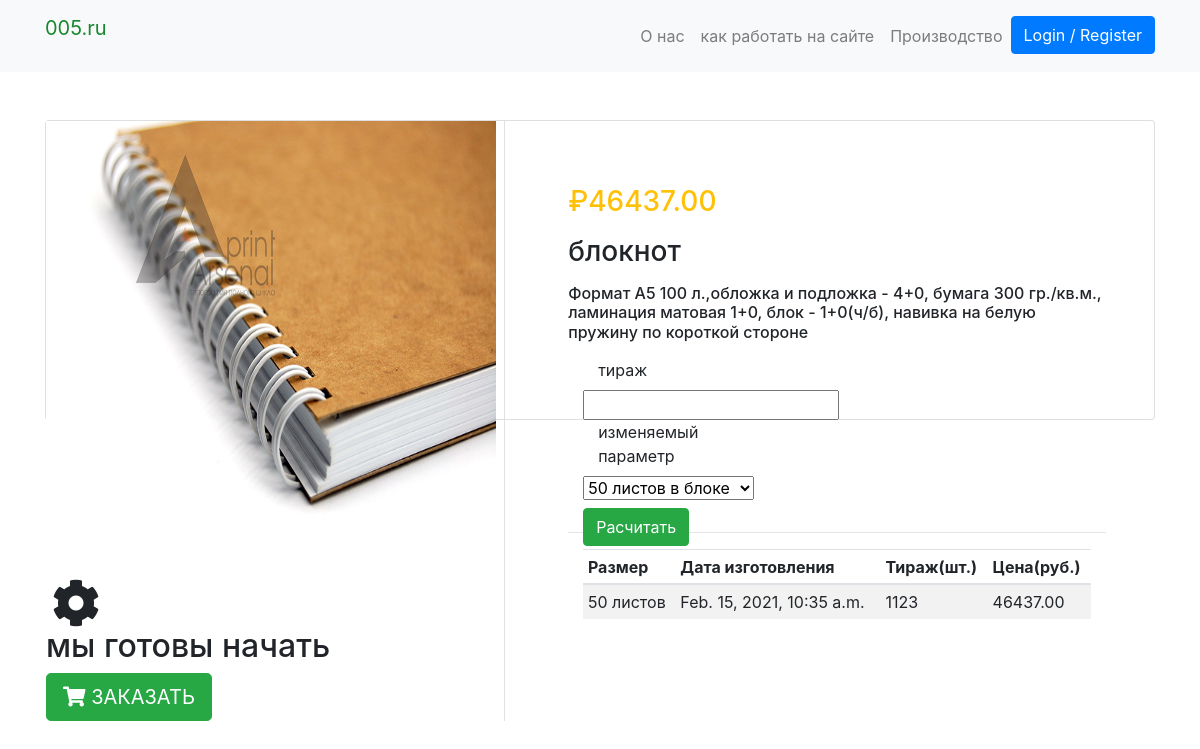
Page /product/note/ on the earlier database version.
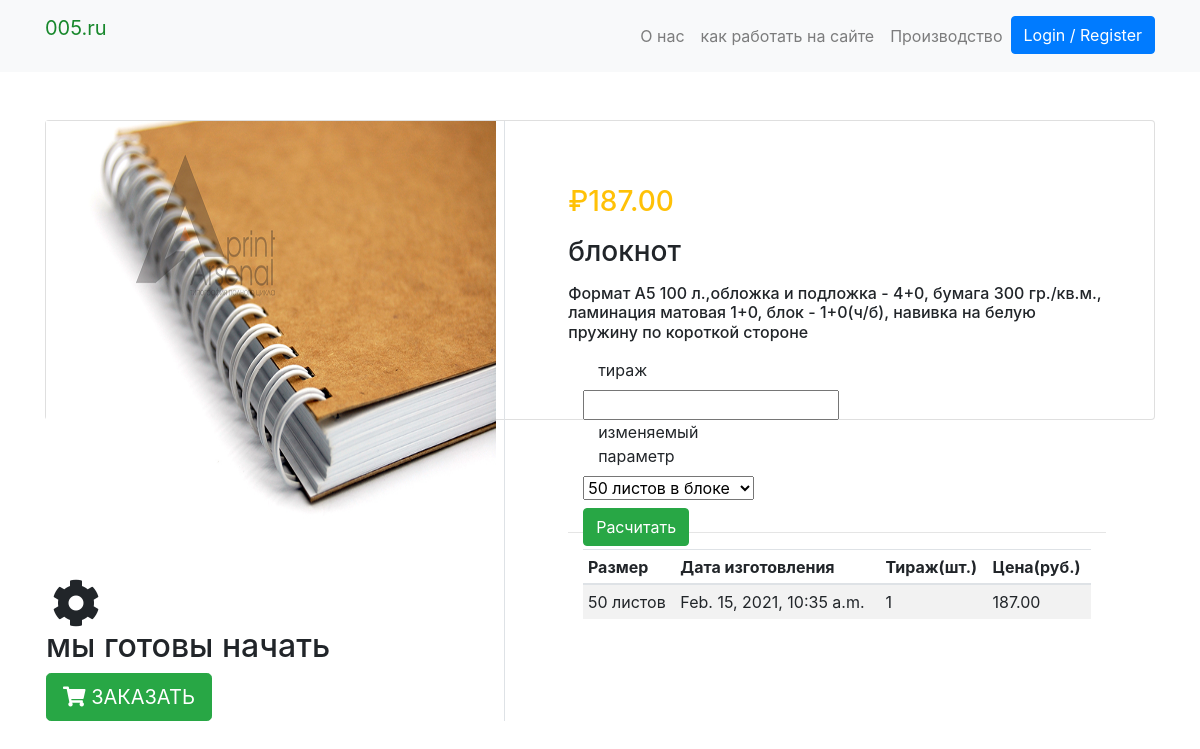
Same page on the later database version.
### products/models.py (models this page shows, shortened)
class  Product(PolymorphicModel):
    BOX_SIZES = (
                ('50х50х35', '50х50х35'),
                ('60х60х40', '60х60х40'),
                ('80х80х40', '80х80х40'),
                ('240х185х120', '240х185х120'),
                ('270х220х70', '270х220х70'),
                ('корешок 25-40 круглый механизм 7200', 'корешок 25-40 круглый механизм 7200'),
                ('корешок 45-65 д-образный механизм', 'корешок 45-65 д-образный механизм'),
                )
    mainimage = models.ImageField(upload_to='products/', blank=True, null=True)
    name = models.CharField(max_length=300, default = None, null=True)
    slug = models.SlugField(default = None, null=True)
    subcategory = models.ForeignKey(SubCategory, on_delete=models.CASCADE, default = None, null=True)
    category = models.ForeignKey(Category, on_delete=models.CASCADE, default = None, null=True)
    preview_text = models.TextField(max_length=50, verbose_name='Preview Text', blank=True, null=True)
    detail_text = models.TextField(max_length=1000, verbose_name='Detail Text', blank=True, null=True)
    price = models.FloatField(default = None, null=True)
    tirazh = models.IntegerField(null=False)
    t = models.IntegerField(null=True)
    k = models.FloatField(default = None, null=True)
    box_size = models.CharField(max_length=50)
    def timeplus(self):
        t = self.t
        futuredate = datetime.now() + timedelta(days=t)
        return futuredate
    def calc(self):
        boxsize = self.boxsizes_set.get(value = self.box_size)
        a = float(boxsize.k*self.tirazh**boxsize.b)*self.k
        return "{0:.2f}".format(round(a,0))

class FolderType1(Product):
    def __init__(self, *args, **kwargs):
        super(FolderType1, self).__init__(*args, **kwargs)

class  Product(PolymorphicModel):
    BOX_SIZES = (
                ('50х50х35', '50х50х35'),
                ('60х60х40', '60х60х40'),
                ('80х80х40', '80х80х40'),
                ('240х185х120', '240х185х120'),
                ('270х220х70', '270х220х70'),
                ('корешок 25-40 круглый механизм 7200', 'корешок 25-40 круглый механизм 7200'),
                ('корешок 45-65 д-образный механизм', 'корешок 45-65 д-образный механизм'),
                )
    mainimage = models.ImageField(upload_to='products/', blank=True, null=True)
    name = models.CharField(max_length=300, default = None, null=True)
    slug = models.SlugField(default = None, null=True)
    subcategory = models.ForeignKey(SubCategory, on_delete=models.CASCADE, default = None, null=True)
    category = models.ForeignKey(Category, on_delete=models.CASCADE, default = None, null=True)
    preview_text = models.TextField(max_length=50, verbose_name='Preview Text', blank=True, null=True)
    detail_text = models.TextField(max_length=1000, verbose_name='Detail Text', blank=True, null=True)
    price = models.FloatField(default = None, null=True)
    tirazh = models.IntegerField(null=False)
    t = models.IntegerField(null=True)
    k = models.FloatField(default = None, null=True)
    box_size = models.CharField(max_length=50)
    def timeplus(self):
        t = self.t
        futuredate = datetime.now() + timedelta(days=t)
        return futuredate
    def calc(self):
        boxsize = self.boxsizes_set.get(value = self.box_size)
        a = float(boxsize.k*self.tirazh**boxsize.b)*self.k
        return "{0:.2f}".format(round(a,0))

class BoxSizes(models.Model):
    value = models.CharField(max_length=80)
    name = models.CharField(max_length=80)
    product = models.ForeignKey(Product, on_delete=models.CASCADE, null = True, blank = True)
    k = models.FloatField(null = True, blank = True)
    b = models.FloatField(null = True, blank = True)

### products/views.py (the view)
# urls.py: path('product/<slug>/', new_indexView, name='product'),
def new_indexView(request, slug):
    try:
        product = Product.objects.get(slug = slug)
        boxsizes = tuple(product.boxsizes_set.all().values_list('value', 'name'))
        if not boxsizes:
            boxsizes = (('Не задан', 'Не задан'),)
        print('boxsizes \n ', boxsizes)
        form  = modelform_factory(type(product), fields = ('tirazh', 'box_size'), \
            labels = {'tirazh':'тираж', 'box_size':'изменяемый параметр'}, \
            widgets = {'box_size': Select(choices=boxsizes) })
    except ObjectDoesNotExist:
        product = None
        form = None
    return render(request, "products/products_details.html", {"form": form, "products": [product]})

### products/templates/products/products_details.html (shortened to what this page needs)
{% extends "products/base.html" %}
{% block content %}
{% for product in products %}
<div class="container my-5">
    <div class="card">
        <div class="row">
            <aside class="col-sm-5 border-right">
    <article class="gallery-wrap">
    <div class="img-big-wrap">
      <div> <a href="#"><img src="/media/{{product.mainimage }}" style="width: 450px"></a></div>
     <i class="fa fa-cog fa-spin fa-3x fa-fw"></i>
     <h2>мы готовы начать</h2>
     <a href="{% url 'mainapp:cart' product.slug %}" class="btn  btn-lg btn-primary btn-success text-uppercase"> <i class="fas fa-shopping-cart"></i>  Заказать </a>
    </div>
    </article>
            </aside>
            <aside class="col-sm-7">
    <article class="card-body p-5">
    <p class="price-detail-wrap">
        <span class="price h3 text-warning">
        <span class="num">₽<span<p>{{product.calc}}</p>  </span>
    <h3 class="title mb-3">{{ product.name }}</h3>
    <h6 class="title mb-3">{{product.detail_text }}</h3>
<div class="container-fluid">
    <form id="product-form">
        <div class="row">
            <div class="form-group col-4">
            {% for field in form %}
                <label class="col-12">{{ field.label }}</label>
                {{ field }}
            {% endfor %}
            <div style="position:absolute;z-index:10000;top:500 px;margin-left: 500 px;">
                <h4> </h4><input type="submit" class= "btn btn-success btn-buy" value="Расчитать" />
                </div>
            </div>
        </div>
</div>
<hr />
<div class="container-fluid">
    <table class="table table-striped table-sm" id="my_products">
        <thead>
            <tr>
                <th>Размер</th>
                <th>Дата изготовления</th>
                <th>Тираж(шт.)</th>
                <th>Цена(руб.)</th>
            </tr>
        </thead>
        <tbody>
        <tr>
            <td>{{product.box_size}}</td>
            <td>{{product.timeplus}}</td>
            <td>{{product.tirazh}}</td>
            <td>{{product.calc}}</td>
        </tr>
        {% endfor %}
        </tbody>
    </table>
</div>
{% endblock content %}

Differences in the rows shown:
changed through a linked row, FolderType1 "блокнот": calc "46437.00" → "187.00"; tirazh "1123" → "1"
